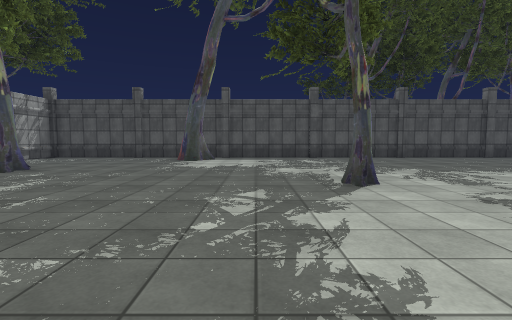
[1] (above)

12 first-person views from a walk through a 3-D level made in the Unity game engine. The camera is 1.3 m above the floor, tilts 4° down and sees 85° across. The floor is counted in squares, 2 m on a side. Each view is taken from the middle of a square. On the plan, view 1 faces up. The plan holds only what a view shows up to about 9 squares ahead; the rest is blank. The place goes on beyond the plan. Some surface patterns are stand-ins.

[2]
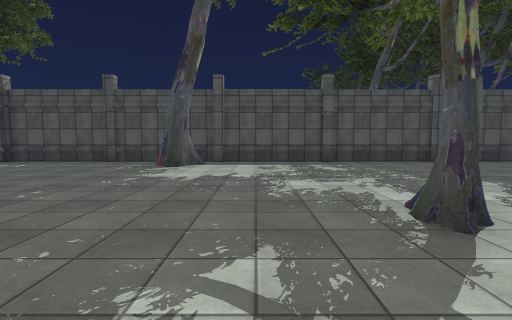

[3]
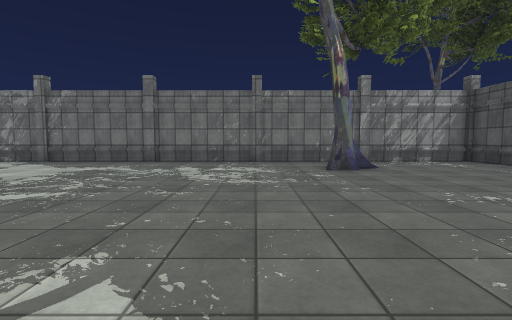

[4]
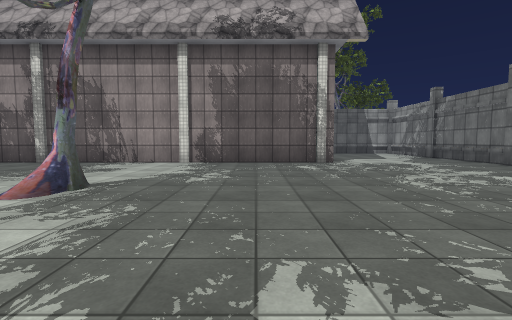

[5]
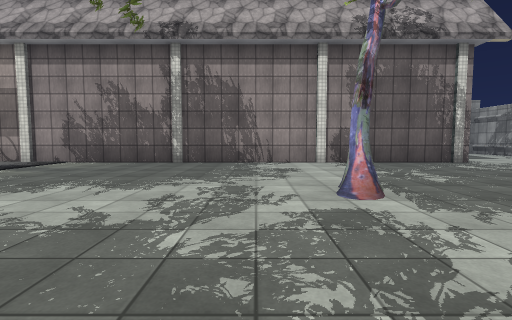

[6]
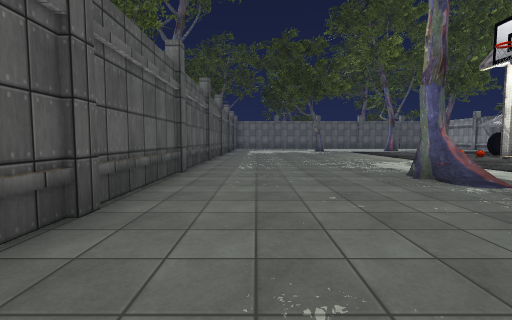

[7]
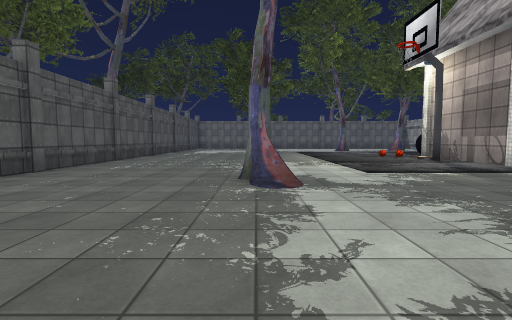

[8]
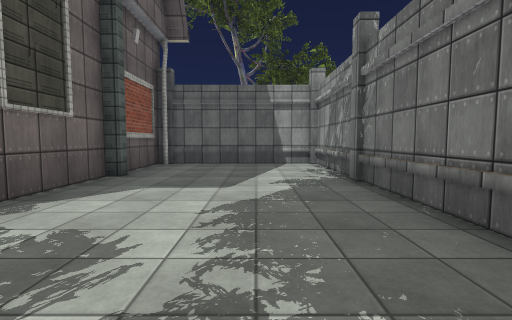

[9]
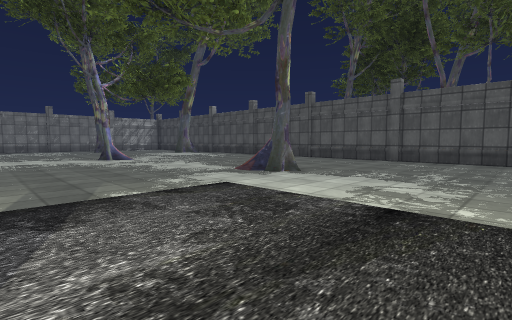

[10]
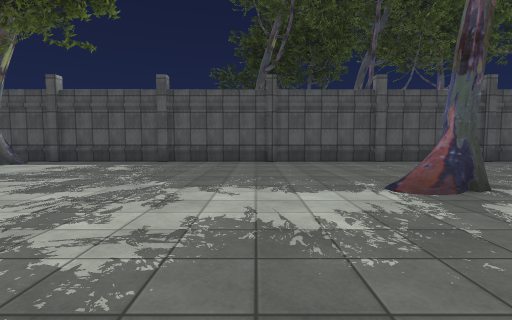

[11]
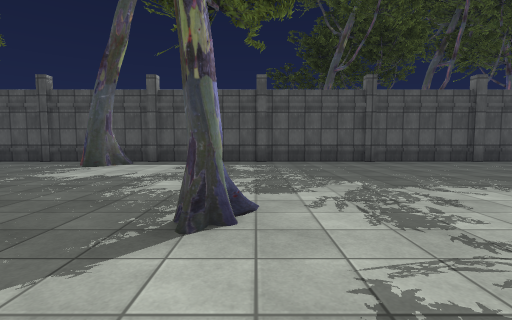

[12]
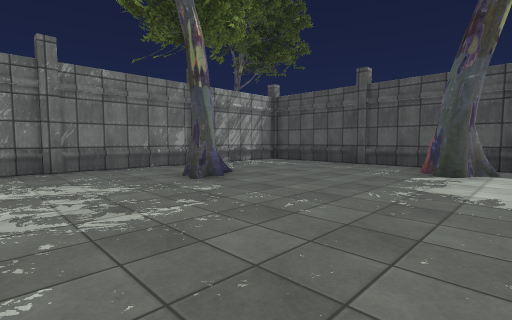

### Floor plan
Points are (right, up) in squares from view 1. A wall is a line through its corners. A room is listed if a view was taken in it or the views show most of it. See-through windows are left out.
Room 1 (views 1, 2, 3, 4, 5, 6, 7, 8, 9, 10, 11, 12)
walls: (1.9, 4.6) (1.6, 3.9); (2, 4.5) (1.6, 4); (-1.7, 8.9) (-2.3, 9) (-2.5, 9.4); (-2, 8.8) (-2.6, 9.2); (7.5, 5.5) (7.6, 6) (8.4, 6.2) (8, 5.7) (7.5, 5.7); (7.5, 6) (8.1, 6.2); (-1.7, 9.3) (-2, 9); (-1.7, 9.5) (-1.9, 9); (-1.6, 9.7) (-1.6, 9.5) (-1.9, 9); (-5.4, 6.5) (-5.1, 5.8); (-3.4, -0.3) (12, -0.3); (-3.3, -3.1) (-3.3, -0.9); (12.5, 10.6) (-7.7, 10.6) (-7.7, -5.8) (-3.3, -5.8) (-3.3, -3.7)
low walls: (1.9, 4.6) (1.8, 4.2) (1.5, 3.9); (1.8, 4.4) (1.6, 3.9); (7.7, 5.6) (7.4, 6); (-1.5, 9.6) (-1.7, 8.9); (8, 5.7) (7.5, 5.5)

Where each view was taken, in squares from view 1:
view 1: 0 up, 0 right, facing up
view 2: 2 up, 0 right, facing up
view 3: 4 up, 1 right, facing left
view 4: 8 up, 1 left, facing down
view 5: 8 up, 3 right, facing down
view 6: 9 up, 3 right, facing right
view 7: 6 up, 3 right, facing right
view 8: 2 up, 6 left, facing down
view 9: 1 up, 12 right, facing up-left
view 10: 2 up, 5 right, facing up
view 11: 2 up, 2 right, facing up
view 12: 3 up, 1 left, facing up-left
